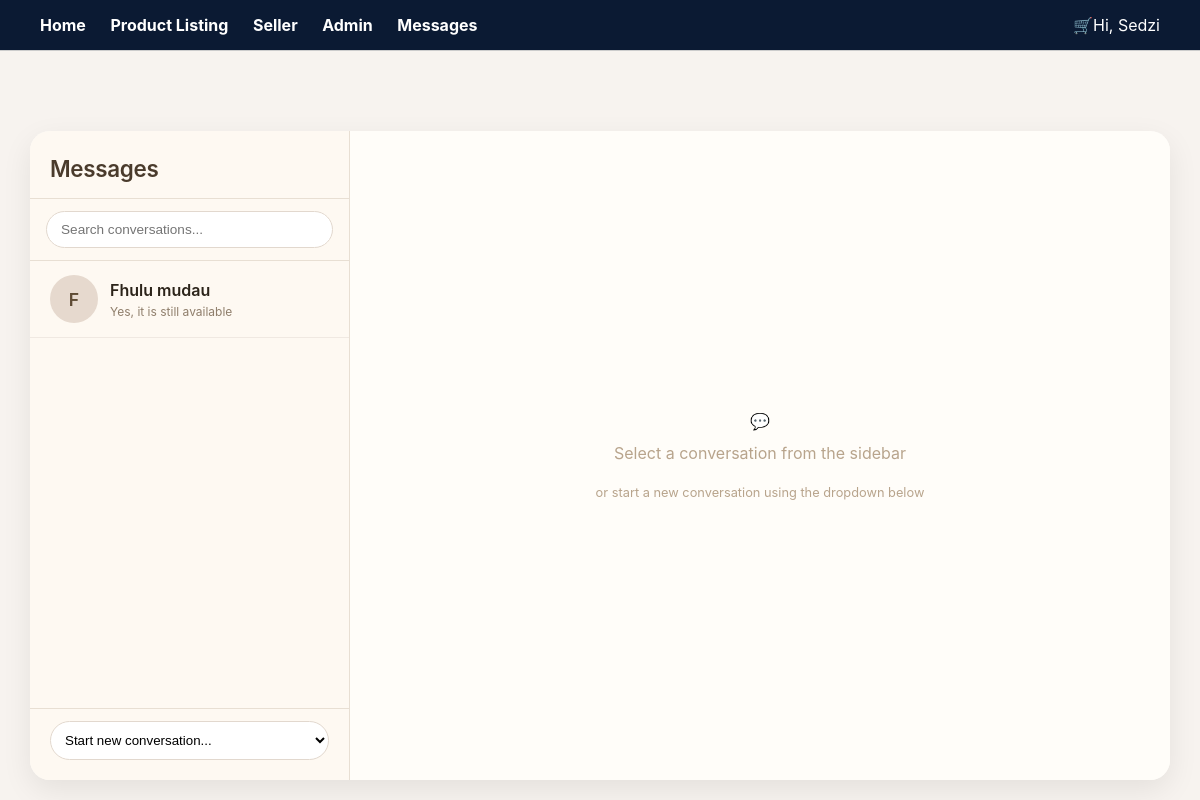
Page /messages.php (signed in) on the committed database.
### tables this page shows
CREATE TABLE `tbluser` (
  `user_id` int(11) NOT NULL,
  `name` varchar(100) DEFAULT NULL,
  `email` varchar(100) DEFAULT NULL,
  `username` varchar(50) DEFAULT NULL,
  `password` varchar(255) DEFAULT NULL,
  `role` varchar(20) DEFAULT NULL,
  `status` varchar(20) DEFAULT NULL
);

CREATE TABLE `tblmessage` (
  `message_id` int(11) NOT NULL,
  `sender_id` int(11) DEFAULT NULL,
  `receiver_id` int(11) DEFAULT NULL,
  `message` text DEFAULT NULL
);

### messages.php (the view, shortened to what this page needs)
<?php
include 'includes/DBConn.php';
include 'includes/navbar.php';
$sender = $_SESSION['username'];
$user_result = $conn->query("SELECT user_id FROM tbluser WHERE username = '$sender'");
if ($user_result && $user_result->num_rows > 0) {
    $user_data = $user_result->fetch_assoc();
    $sender_id = $user_data['user_id'];
} else {
    die("User not found");
}
$selected_user_id = isset($_GET['user']) ? intval($_GET['user']) : 0;
$result = null;
$convos = $conn->query("
    SELECT DISTINCT u.user_id, u.username, u.name
    FROM tbluser u
    WHERE u.user_id IN (
        SELECT receiver_id FROM tblmessage WHERE sender_id = $sender_id
        UNION
        SELECT sender_id FROM tblmessage WHERE receiver_id = $sender_id
    )
");
$selected_display_name = "";
?>
<!DOCTYPE html>
<html lang="en">
<head>
</head>
<body>
<div class="messages-container">
    <div class="sidebar">
        <div class="sidebar-header">
            <h2>Messages</h2>
        </div>
        <div class="search-convos">
            <input type="text" placeholder="Search conversations..." id="searchConv">
        </div>
        <div class="conversations-list" id="convList">
            <?php if ($convos && $convos->num_rows > 0): ?>
                <?php while($conv = $convos->fetch_assoc()):
                    $partner_id = $conv['user_id'];
                    $display_name = htmlspecialchars($conv['name'] ?: $conv['username']);
                    $initial = strtoupper(substr($display_name, 0, 1));
                    $preview_res = $conn->query("
                        SELECT message FROM tblmessage
                        WHERE (sender_id = $sender_id AND receiver_id = $partner_id)
                           OR (sender_id = $partner_id AND receiver_id = $sender_id)
                        ORDER BY message_id DESC LIMIT 1
                    ");
                    $last_msg = $preview_res->fetch_assoc();
                    $preview = $last_msg ? (strlen($last_msg['message']) > 35 ? substr($last_msg['message'],0,32).'...' : $last_msg['message']) : "No messages yet";
                    $is_active = ($selected_user_id == $partner_id) ? 'active' : '';
                ?>
                <div class="conversation-item <?php echo $is_active; ?>" data-user-id="<?php echo $partner_id; ?>">
                    <div class="avatar"><?php echo $initial; ?></div>
                    <div class="conv-info">
                        <div class="conv-name"><?php echo $display_name; ?></div>
                        <div class="conv-preview"><?php echo $preview; ?></div>
                    </div>
                </div>
                <?php endwhile; ?>
            <?php else: ?>
                <div style="padding: 30px 20px; text-align:center; color:#b8a48c;">No conversations yet</div>
            <?php endif; ?>
        </div>
        <div style="padding: 12px 20px 20px; border-top: 1px solid #e8dfd3;">
            <select id="newChatSelect" style="width:100%; padding:10px; border-radius:30px; border:1px solid #e2d8ce; background:white;">
                <option value="">Start new conversation...</option>
            </select>
        </div>
    </div>
    <div class="chat-area">
        <?php if ($selected_user_id > 0 && $selected_display_name != ""): ?>
            <div class="chat-header">
                <div class="back-icon" id="backIcon">←</div>
                <div class="chat-avatar"><?php echo strtoupper(substr($selected_display_name, 0, 1)); ?></div>
                <div class="chat-user-info">
                    <div class="chat-user-name"><?php echo $selected_display_name; ?></div>
                    <div class="chat-status">Online</div>
                </div>
            </div>
            <div class="messages-area" id="messagesArea">
                <?php if ($result && $result->num_rows > 0): ?>
                    <?php while($msg = $result->fetch_assoc()):
                        $is_sent = ($msg['sender_id'] == $sender_id);
                        $msg_text = htmlspecialchars($msg['message']);
                    ?>
                        <div class="message-bubble <?php echo $is_sent ? 'message-sent' : 'message-received'; ?>">
                            <div>
                                <div class="bubble"><?php echo nl2br($msg_text); ?></div>
                            </div>
                        </div>
                    <?php endwhile; ?>
                <?php else: ?>
                    <div class="empty-chat">
                        <span>💬</span>
                        <p>No messages yet. Send a message to start the conversation!</p>
                    </div>
                <?php endif; ?>
            </div>
            <div class="message-input-wrapper">
                <form method="POST" action="" id="messageForm">
                    <input type="hidden" name="receiver_id" value="<?php echo $selected_user_id; ?>">
                    <div class="input-group">
                        <input type="text" name="message" placeholder="Type a message..." required id="msgInput" autocomplete="off">
                        <button type="submit" class="send-btn">Send</button>
                    </div>
                </form>
            </div>
        <?php else: ?>
            <div class="empty-chat" style="height: 100%;">
                <span>💬</span>
                <p>Select a conversation from the sidebar</p>
                <p style="font-size: 0.8rem; margin-top: 10px;">or start a new conversation using the dropdown below</p>
            </div>
        <?php endif; ?>
    </div>
</div>
</body>
</html>

### navbar.php (style rules this page uses)
body { margin: 0; font-family: Arial; }

### messages.php (style rules this page uses)
* { margin: 0; padding: 0; box-sizing: border-box; }
body { font-family: -apple-system, BlinkMacSystemFont, 'Segoe UI', Roboto, 'Helvetica Neue', sans-serif; background: #f7f3ef; height: 100vh; display: flex; flex-direction: column; }
.messages-container { width: 1300px; max-width: 95vw; height: calc(100vh - 80px); background: #fffdf9; border-radius: 20px; box-shadow: 0 10px 30px rgba(0,0,0,0.08); display: flex; overflow: hidden; margin: 80px auto 20px auto; }
.sidebar { width: 320px; background: #fef9f2; border-right: 1px solid #e8dfd3; display: flex; flex-direction: column; }
.sidebar-header { padding: 24px 20px 16px; border-bottom: 1px solid #e8dfd3; }
.sidebar-header h2 { font-size: 1.4rem; font-weight: 600; color: #4a3b2c; letter-spacing: -0.3px; }
.search-convos { padding: 12px 16px; border-bottom: 1px solid #e8dfd3; }
.search-convos input { width: 100%; padding: 10px 14px; background: white; border: 1px solid #e2d8ce; border-radius: 30px; font-size: 0.85rem; outline: none; transition: all 0.2s; }
.conversations-list { flex: 1; overflow-y: auto; }
.conversation-item { display: flex; align-items: center; padding: 14px 20px; gap: 12px; cursor: pointer; transition: background 0.2s; border-bottom: 1px solid #f0e9e2; }
.avatar { width: 48px; height: 48px; background: #e6d9ce; border-radius: 50%; display: flex; align-items: center; justify-content: center; font-weight: 600; font-size: 1.1rem; color: #5e4b34; flex-shrink: 0; }
.conv-info { flex: 1; min-width: 0; }
.conv-name { font-weight: 600; color: #2c241a; margin-bottom: 4px; }
.conv-preview { font-size: 0.75rem; color: #8f7e6b; white-space: nowrap; overflow: hidden; text-overflow: ellipsis; }
.chat-area { flex: 1; display: flex; flex-direction: column; background: #fffdf9; }
.empty-chat { display: flex; align-items: center; justify-content: center; height: 100%; color: #b8a48c; text-align: center; flex-direction: column; gap: 12px; }

### rows in the picture
tbluser: name "F", name "Fhulu mudau", tblmessage.message "Yes, it is still available"

### other values in the picture
$_SESSION['username'] "Sedzi"
